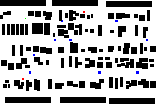
#> input picture catkin_ws/image.png, 156 x 104 px, found by its file name
$ python a_star.py
#> lines starting #> are read from the running program, lines starting #| are printed output that depends on the picture; after the words box and inside, x2 and y2 are one past the last pixel; in counts of white or black regions, pixels touching at a corner belong together
import numpy as np
import heapq
import cv2
import matplotlib.pyplot as plt

# Constants for movement directions (dx, dy)
MOVES = [(0, 1), (1, 0), (0, -1), (-1, 0)]  # Right, Down, Left, Up
LAMBDAS = [0.2, 0.4, 0.6, 0.8]
THRESHOLD_TIME = 0.4
THRESHOLD_ENERGEY = 0.2


# Helper functions
def heuristic(a, b):
    """Heuristic function for A* (Manhattan distance)"""
    return abs(a[0] - b[0]) + abs(a[1] - b[1])

def time_cost(v_0, v_1):
    """Time cost for moving from velocity v_0 to velocity v_1 for one grid unit"""
    return 0.8 / (v_0 + v_1)

# [147 lines left out: functions energy_cost, check_valid_neighbor, a_star, w_a_star, run_multiple_paths, not called in this run]


def convert_map_to_grid(image, with_actors=False):
    binary_image = np.all(image == [0, 0, 0], axis=-1).astype(np.uint8)
    if with_actors:
        binary_image2 = np.all(image == [255, 0, 0], axis=-1).astype(np.uint8)
        binary_image = binary_image + binary_image2

    binary_image = 1 - binary_image
    return binary_image


# Example usage:
if __name__ == "__main__":

    im = cv2.imread("/home/yaron/FinalProjectCogRob/catkin_ws/image.png")
#> im is the input picture: shape (104, 156, 3); mean B, G, R 173.3, 172.5, 172.6
    b = convert_map_to_grid(im)
#> in convert_map_to_grid, `binary_image = np.all(image == [0, 0, 0], axis=-1).astype(np.uint8)`:
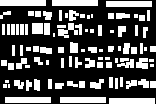
#> binary_image: shape (104, 156); values 0 (black) and 1 (white), 32% white; 94 white regions (22 under 20 px), largest, box (x1, y1, x2, y2) and area: (0, 0, 46, 6) 276, (52, 0, 98, 6) 276, (106, 1, 152, 7) 276
